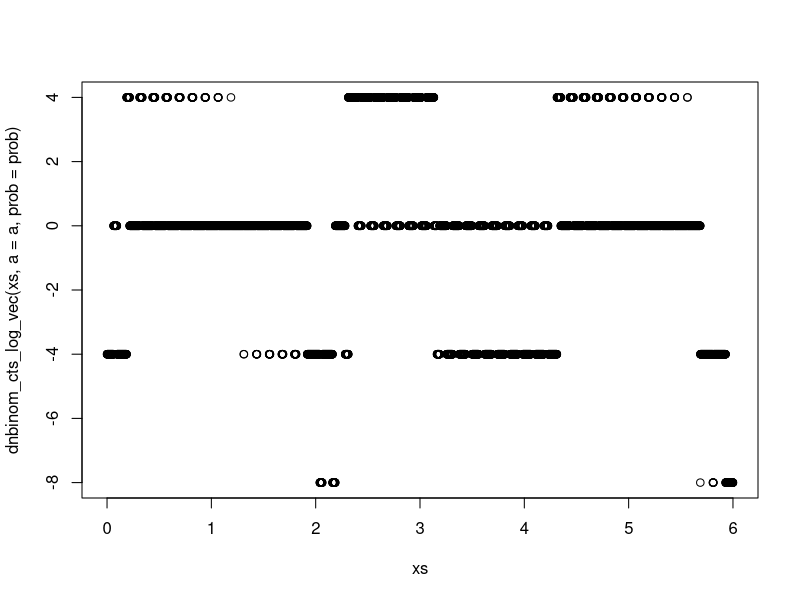

Reproduce this figure in R.
## ---- chunk 1
# my function
dnbinom_cts_log_vec <- function(x, a, prob){
  tmp = x*log(1-prob)
  tmp[x == 0] = 0 ## R says 0*-Inf = NaN
  return(a*log(prob) + tmp + lgamma(x+a) - lgamma(x+1) - lgamma(a))
}
## ---- chunk 2
a = 5
prob = 0.7
mode_ = round((a - 1) *(1-prob)/prob)

dnbinom_cts_log_vec(mode_, a = a, prob = prob)
dnbinom(x = mode_,size = a, prob = prob, log = TRUE)
## ---- chunk 3
a = 5.633577e+14
b = 4.687713e+16
s = 239.5013
prob = b/(b + s)

mode_ = round((a - 1) *(1-prob)/prob)

dnbinom_cts_log_vec(mode_, a = a, prob = prob)
dnbinom(x = mode_,size = a, prob = prob, log = TRUE)
## ---- chunk 4
xs = seq(0,6,0.001)
plot(xs, dnbinom_cts_log_vec(xs, a = a, prob = prob))
